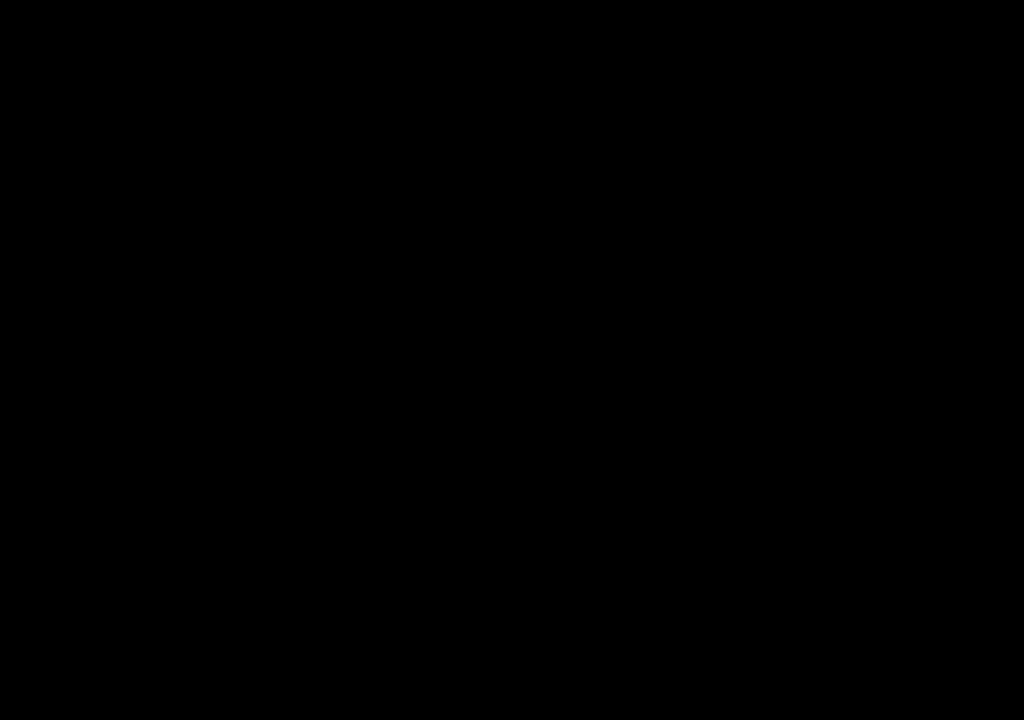
Frame 1 (no input)
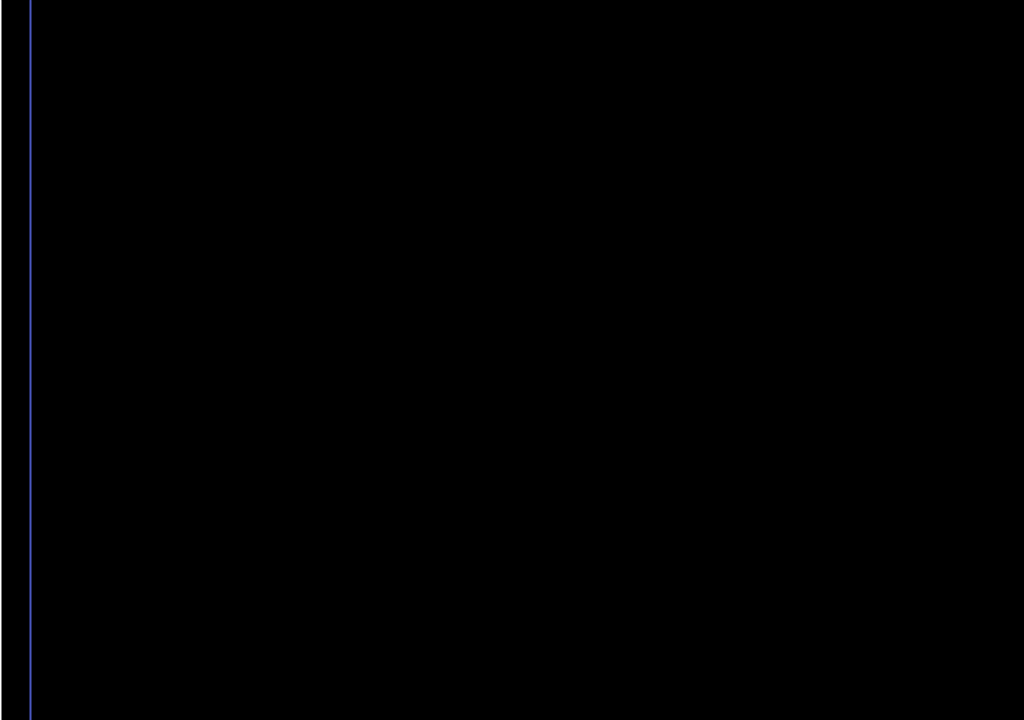
Frame 60 (the mouse pressed at the canvas centre just before this capture)
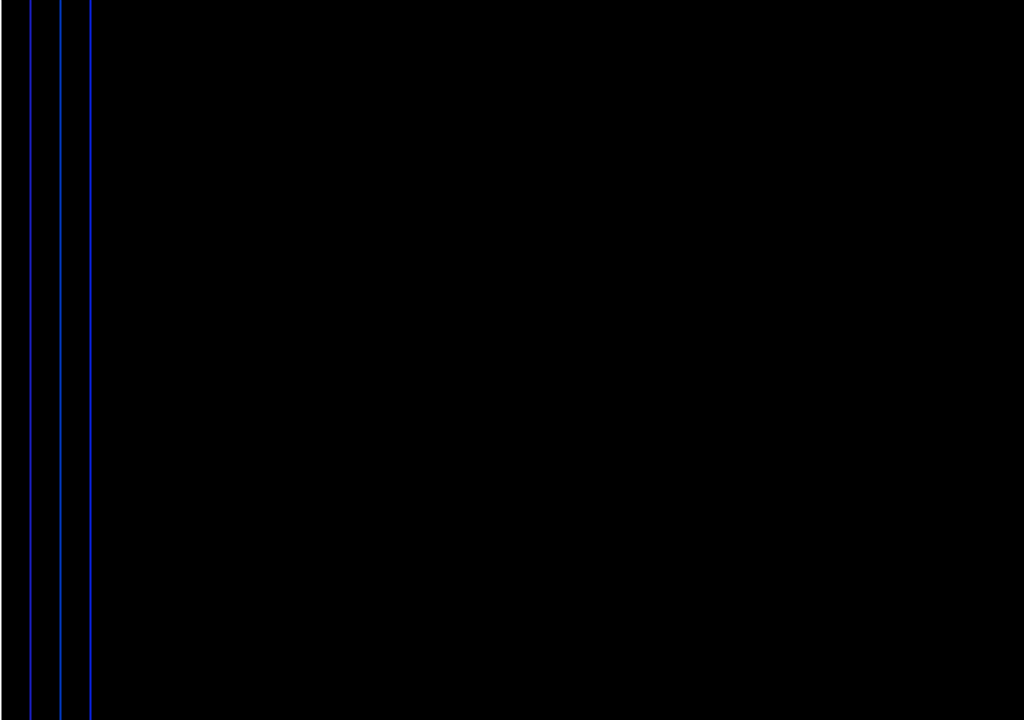
Frame 120 (the mouse held since frame 60 and released just before this capture)

The Processing sketch that drew these frames (run headless with seeded random() and noise(); from frame 60 on, the mouse is pressed at the canvas centre):

// Processing sketch: kratk_animowana
// ── kratk_animowana.pde
float endX = 0;

void setup() {
size(1024,720);

}

void draw() {
  background(0);
  strokeWeight(2);
  stroke(255);

int x = 0; 
while (x < endX){
  line(x,0,x,height);
  stroke(random(255),random(255),random(255));
  x = x + 30;
  delay(10);
  }
 
 endX= endX + 1;

}
